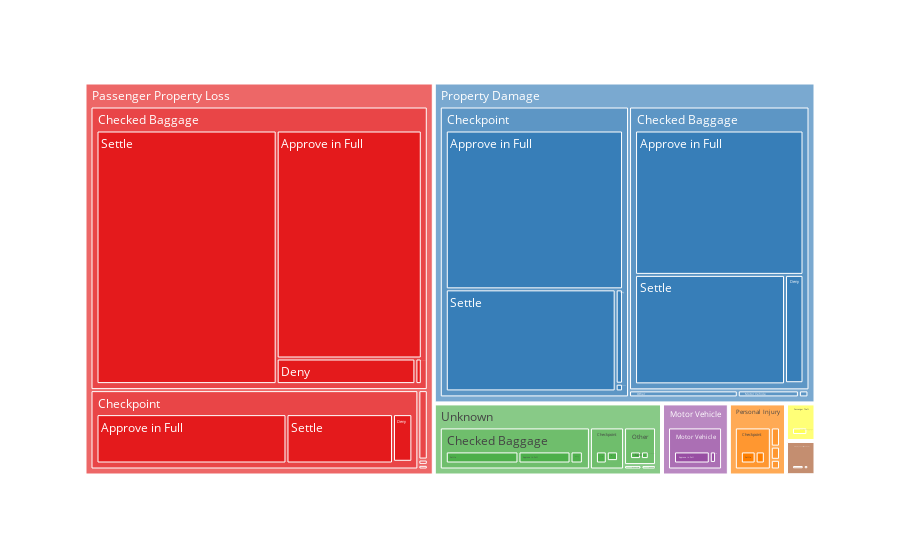

The notebook cell this image was saved under:
### Markdown cell above
## 2. Apa saja klaim yang diterima? dimana lokasi pengajuannya? dan bagaimana penyelesaiaannya?

### Code cell
fig = px.treemap(data, path=['Claim Type','Claim Site','Disposition'],values='Close Amount',color_discrete_sequence=px.colors.qualitative.Set1)
fig.show()

### Figure 1 — Plotly figure (JSON) as saved in the notebook; plotly's stock layout.template omitted (floating-point values rounded to 4 significant figures; data arrays with more than 128 entries replaced by an {"elided": "..."} marker saying what was removed)
{"data": [{"branchvalues": "total", "domain": {"x": [0, 1], "y": [0, 1]}, "hovertemplate": "labels=%{label}<br>Close Amount=%{value}<br>parent=%{parent}<br>id=%{id}<extra></extra>", "ids": {"elided": "259 str values"}, "labels": {"elided": "259 str values"}, "name": "", "parents": {"elided": "259 str values"}, "type": "treemap", "values": {"elided": "259 float values"}}], "layout": {"legend": {"tracegroupgap": 0}, "margin": {"t": 60}, "treemapcolorway": ["rgb(228,26,28)", "rgb(55,126,184)", "rgb(77,175,74)", "rgb(152,78,163)", "rgb(255,127,0)", "rgb(255,255,51)", "rgb(166,86,40)", "rgb(247,129,191)", "rgb(153,153,153)"]}}
